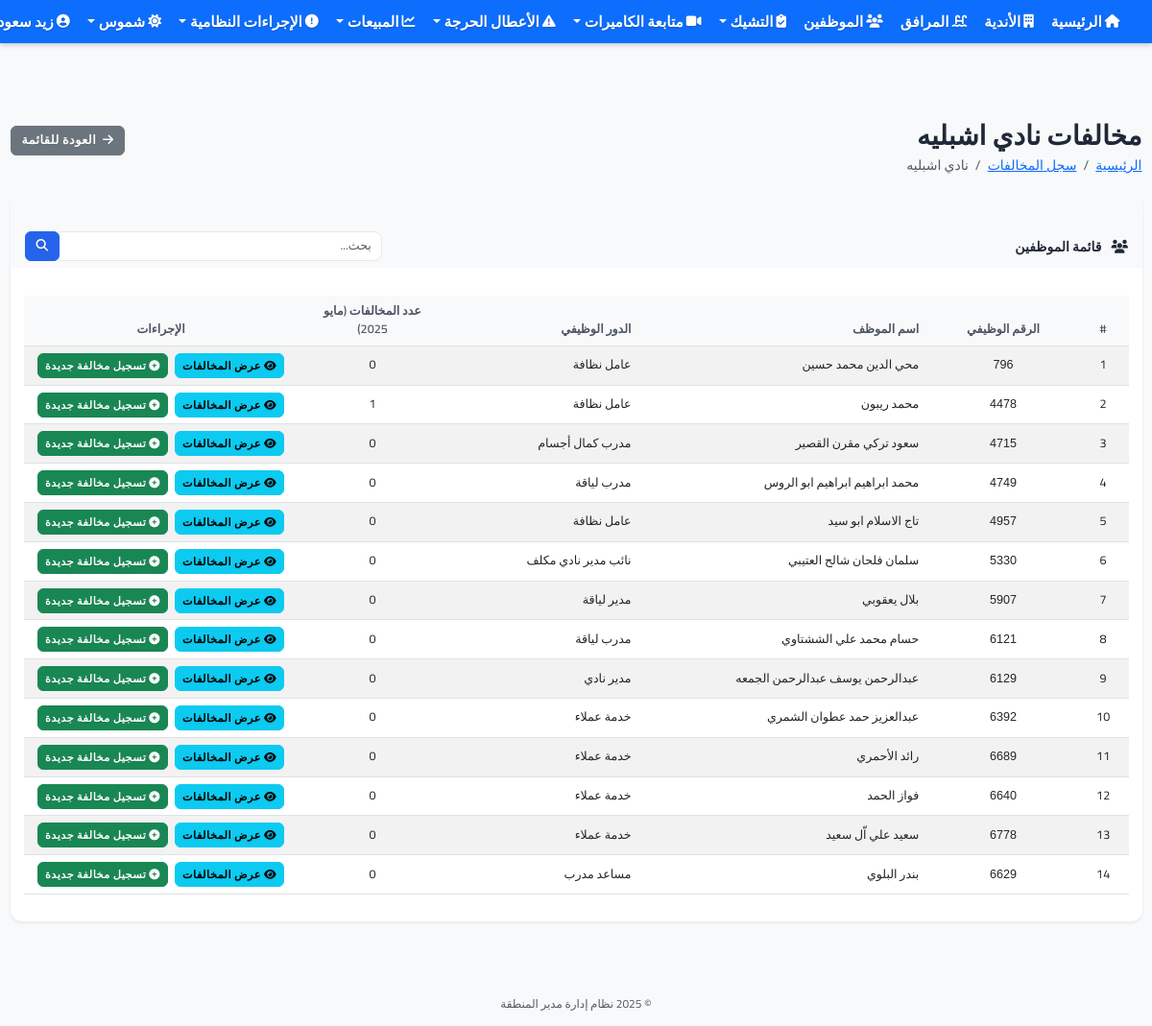
Page /violations/club/2 (signed in) on the committed database.
### app.py (models this page shows, shortened)
class User(UserMixin, db.Model):
    __table__ = db.Table('user', db.metadata,
        db.Column('id', db.Integer, primary_key=True),
        db.Column('username', db.String(64), index=True, unique=True),
        db.Column('name', db.String(100)),
        db.Column('phone', db.String(20)),
        db.Column('password', db.String(128)),
        db.Column('is_admin', db.Boolean, default=False),
        db.Column('role', db.String(50), default='user'),  # الدور: admin, manager, supervisor, user
        extend_existing=True
    )
    permissions = db.relationship('Permission', secondary='user_permission', lazy='subquery',
                               backref=db.backref('users', lazy=True))
    clubs = db.relationship('Club', secondary=user_clubs, lazy='subquery',
                          backref=db.backref('users', lazy=True))
    def has_permission(self, permission_code):
        try:
            if self.is_admin:
                return True
            user_permission_codes = db.session.query(Permission.code).join(
                user_permission,
                (user_permission.c.permission_id == Permission.id) & (user_permission.c.user_id == self.id)
            ).all()
            user_permission_codes = [p[0] for p in user_permission_codes]
            if permission_code in user_permission_codes:
                return True
            role = self.role or 'user'  # استخدام دور المستخدم العادي إذا لم يكن هناك دور محدد
            role_permissions = db.session.query(Permission.code).join(
                db.Table('role_permission', db.metadata,
                    db.Column('role', db.String(50)),
                    db.Column('permission_id', db.Integer, db.ForeignKey('permission.id')),
                    extend_existing=True
                )
            ).filter_by(role=role).all()
            role_permission_codes = [p[0] for p in role_permissions]
            return permission_code in role_permission_codes
        except Exception as e:
            print(f"خطأ في التحقق من الصلاحيات: {str(e)}")
            return False

class Club(db.Model):
    id = db.Column(db.Integer, primary_key=True)
    name = db.Column(db.String(100), nullable=False)
    location = db.Column(db.String(200), nullable=False)
    manager_name = db.Column(db.String(100))
    phone = db.Column(db.String(20))
    facilities = db.relationship('Facility', secondary=club_facilities, lazy='subquery',
                               backref=db.backref('clubs', lazy=True))

class Employee(db.Model):
    id = db.Column(db.Integer, primary_key=True)
    employee_id = db.Column(db.String(20), unique=True, nullable=False)  # الرقم الوظيفي
    name = db.Column(db.String(100), nullable=False)
    position = db.Column(db.String(100), nullable=False)  # الوظيفة
    role = db.Column(db.String(100), nullable=False)  # الدور الوظيفي
    phone = db.Column(db.String(20))
    is_active = db.Column(db.Boolean, default=True)  # الحالة
    club_id = db.Column(db.Integer, db.ForeignKey('club.id'), nullable=False)
    club = db.relationship('Club', backref='employees')

### app.py (the view)
@app.route('/violations/club/<int:club_id>')
@login_required
def violations_club_detail(club_id):
    club = Club.query.get_or_404(club_id)
    if not current_user.is_admin and club not in current_user.clubs:
        flash('ليس لديك صلاحية للوصول إلى هذا النادي')
        return redirect(url_for('violations_clubs_list'))
    search_query = request.args.get('search', '')
    if search_query:
        employees_query = Employee.query.filter(
            Employee.club_id == club_id,
            Employee.name.contains(search_query) | Employee.employee_id.contains(search_query)
        )
    else:
        employees_query = Employee.query.filter_by(club_id=club_id)
    today = date.today()
    month_start = date(today.year, today.month, 1)
    month_end = date(today.year, today.month + 1, 1) if today.month < 12 else date(today.year + 1, 1, 1)
    month_end = month_end - timedelta(days=1)
    arabic_months = [
        'يناير', 'فبراير', 'مارس', 'أبريل', 'مايو', 'يونيو',
        'يوليو', 'أغسطس', 'سبتمبر', 'أكتوبر', 'نوفمبر', 'ديسمبر'
    ]
    current_month_name = f"{arabic_months[today.month - 1]} {today.year}"
    employees = []
    for employee in employees_query.all():
        violations_count = Violation.query.filter(
            Violation.employee_id == employee.id,
            Violation.violation_date >= month_start,
            Violation.violation_date <= month_end
        ).count()
        employee.violations_count = violations_count
        employees.append(employee)
    return render_template('violations/club_detail.html',
                          title=f'مخالفات {club.name}',
                          club=club,
                          employees=employees,
                          search_query=search_query,
                          current_month_name=current_month_name)

### templates/violations/club_detail.html (shortened to what this page needs)
{% extends "base.html" %}
{% block content %}
<div class="d-flex justify-content-between align-items-center mb-4">
    <div>
        <h1 class="mb-1">مخالفات {{ club.name }}</h1>
        <nav aria-label="breadcrumb">
            <ol class="breadcrumb mb-0">
                <li class="breadcrumb-item"><a href="{{ url_for('index') }}">الرئيسية</a></li>
                <li class="breadcrumb-item"><a href="{{ url_for('violations_clubs_list') }}">سجل المخالفات</a></li>
                <li class="breadcrumb-item active" aria-current="page">{{ club.name }}</li>
            </ol>
        </nav>
    </div>
    <div>
        <a href="{{ url_for('violations_clubs_list') }}" class="btn btn-secondary">
            <i class="fas fa-arrow-right me-1"></i> العودة للقائمة
        </a>
    </div>
</div>
<div class="card shadow-sm mb-4">
    <div class="card-header bg-light py-3">
        <div class="row align-items-center">
            <div class="col-md-8">
                <h5 class="mb-0"><i class="fas fa-users me-2"></i> قائمة الموظفين</h5>
            </div>
            <div class="col-md-4">
                <form action="{{ url_for('violations_club_detail', club_id=club.id) }}" method="get" class="d-flex">
                    <div class="input-group">
                        <input type="text" name="search" class="form-control" placeholder="بحث..." value="{{ search_query }}">
                        <button type="submit" class="btn btn-primary">
                            <i class="fas fa-search"></i>
                        </button>
                    </div>
                </form>
            </div>
        </div>
    </div>
    <div class="card-body">
        {% if employees %}
        <div class="table-responsive">
            <table class="table table-striped table-hover align-middle">
                <thead class="table-light">
                    <tr>
                        <th class="text-center" width="5%">#</th>
                        <th class="text-center" width="15%">الرقم الوظيفي</th>
                        <th width="30%">اسم الموظف</th>
                        <th width="20%">الدور الوظيفي</th>
                        <th class="text-center" width="15%">عدد المخالفات ({{ current_month_name }})</th>
                        <th class="text-center" width="25%">الإجراءات</th>
                    </tr>
                </thead>
                <tbody>
                    {% for employee in employees %}
                    <tr>
                        <td class="text-center">{{ loop.index }}</td>
                        <td class="text-center english-number">{{ employee.employee_id }}</td>
                        <td>{{ employee.name }}</td>
                        <td>{{ employee.role }}</td>
                        <td class="text-center">{{ employee.violations_count }}</td>
                        <td class="text-center">
                            <div class="d-flex justify-content-center">
                                <a href="{{ url_for('violations_employee_detail', employee_id=employee.id) }}" class="btn btn-sm btn-info mx-1" style="white-space: nowrap;">
                                    <i class="fas fa-eye"></i> عرض المخالفات
                                </a>
                                {% if current_user.has_permission('add_violation') %}
                                <a href="{{ url_for('new_violation_for_employee', employee_id=employee.id) }}" class="btn btn-sm btn-success mx-1" style="white-space: nowrap;">
                                    <i class="fas fa-plus-circle"></i>  تسجيل مخالفة جديدة
                                </a>
                                {% endif %}
                            </div>
                        </td>
                    </tr>
                    {% endfor %}
                </tbody>
            </table>
        </div>
        {% endif %}
    </div>
</div>
{% endblock %}

### templates/base.html (shortened to what this page needs)
<!DOCTYPE html>
<html lang="ar" dir="rtl">
<head>
    <link rel="stylesheet" href="https://cdn.jsdelivr.net/npm/bootstrap@5.3.0/dist/css/bootstrap.rtl.min.css">
    <link rel="stylesheet" href="https://cdnjs.cloudflare.com/ajax/libs/font-awesome/6.4.0/css/all.min.css" media="print" onload="this.media='all'">
    <link rel="stylesheet" href="{{ url_for('static', filename='css/fix-size.css') }}">
    <link rel="stylesheet" href="{{ url_for('static', filename='css/performance.css') }}">
    <link rel="stylesheet" href="{{ url_for('static', filename='css/compact-style.css') }}?v={{ range(100000, 999999) | random }}">
    <link rel="stylesheet" href="{{ url_for('static', filename='css/navbar-fixed-solution.css') }}?v={{ range(100000, 999999) | random }}">
    <link rel="stylesheet" href="{{ url_for('static', filename='css/navbar-fixed-absolute-new.css') }}?v={{ range(100000, 999999) | random }}">
    <link rel="stylesheet" href="{{ url_for('static', filename='css/dashboard-cards-fix.css') }}?v={{ range(100000, 999999) | random }}">
</head>
<body class="no-margin" style="padding-top: 70px !important; margin: 0 !important; overflow-x: hidden !important;">
    <nav class="navbar navbar-expand-lg navbar-dark bg-primary px-2 fixed-top" style="position: fixed !important; top: 0 !important; left: 0 !important; right: 0 !important; width: 100% !important; z-index: 1030 !important; margin: 0 !important; padding: 0 !important; height: 45px !important; box-shadow: 0 2px 5px rgba(0, 0, 0, 0.2) !important; transform: none !important; transition: none !important; animation: none !important; will-change: auto !important;">
        <div class="container-fluid" style="padding: 0;">
            <div class="collapse navbar-collapse" id="navbarNav">
                <ul class="navbar-nav">
                    {% if current_user.is_authenticated %}
                    <li class="nav-item">
                        <a class="nav-link fw-bold" href="{{ url_for('index') }}">
                            <i class="fas fa-home me-1"></i> الرئيسية
                        </a>
                    </li>
                    <li class="nav-item">
                        <a class="nav-link fw-bold" href="{{ url_for('clubs') }}">
                            <i class="fas fa-building me-1"></i> الأندية
                        </a>
                    </li>
                    <li class="nav-item">
                        <a class="nav-link fw-bold" href="{{ url_for('facilities') }}">
                            <i class="fas fa-swimming-pool me-1"></i> المرافق
                        </a>
                    </li>
                    <li class="nav-item">
                        <a class="nav-link fw-bold" href="{{ url_for('employees') }}">
                            <i class="fas fa-users me-1"></i> الموظفين
                        </a>
                    </li>
                    <li class="nav-item dropdown">
                        <a class="nav-link dropdown-toggle fw-bold" href="#" id="checksDropdown" role="button" data-bs-toggle="dropdown">
                            <i class="fas fa-clipboard-check me-1"></i> التشيك
                        </a>
                    </li>
                    <li class="nav-item dropdown">
                        <a class="nav-link dropdown-toggle fw-bold" href="#" id="cameraDropdown" role="button" data-bs-toggle="dropdown">
                            <i class="fas fa-video me-1"></i> متابعة الكاميرات
                        </a>
                    </li>
                    <li class="nav-item dropdown">
                        <a class="nav-link dropdown-toggle fw-bold" href="#" id="criticalIssuesDropdown" role="button" data-bs-toggle="dropdown">
                            <i class="fas fa-exclamation-triangle me-1"></i> الأعطال الحرجة
                        </a>
                    </li>
                    <li class="nav-item dropdown">
                        <a class="nav-link dropdown-toggle fw-bold" href="#" id="salesDropdown" role="button" data-bs-toggle="dropdown">
                            <i class="fas fa-chart-line me-1"></i> المبيعات
                        </a>
                    </li>
                    <li class="nav-item dropdown">
                        <a class="nav-link dropdown-toggle fw-bold" href="#" id="violationsDropdown" role="button" data-bs-toggle="dropdown">
                            <i class="fas fa-exclamation-circle me-1"></i> الإجراءات النظامية
                        </a>
                    </li>
                    <li class="nav-item dropdown">
                        <a class="nav-link dropdown-toggle fw-bold" href="#" id="shumoosDropdown" role="button" data-bs-toggle="dropdown">
                            <i class="fas fa-sun me-1"></i> شموس
                        </a>
                    </li>
                    {% endif %}
                </ul>
                <ul class="navbar-nav ms-auto">
                    {% if current_user.is_authenticated %}
                    <li class="nav-item dropdown">
                        <a class="nav-link dropdown-toggle fw-bold" href="#" id="navbarDropdown" role="button" data-bs-toggle="dropdown">
                            <i class="fas fa-user-circle me-1"></i> {{ current_user.name }}
                        </a>
                    </li>
                    {% else %}
                    <li class="nav-item">
                        <a class="nav-link fw-bold" href="{{ url_for('login') }}">
                            <i class="fas fa-sign-in-alt me-1"></i> تسجيل الدخول
                        </a>
                    </li>
                    {% endif %}
                </ul>
            </div>
        </div>
    </nav>
    <main class="container-fluid px-3" style="margin-top: 20px !important; padding-top: 20px !important;">
        {% block content %}{% endblock %}
    </main>
    <footer class="footer mt-5 py-3 bg-light">
        <div class="container text-center">
            <span class="text-muted">© 2025 نظام إدارة مدير المنطقة</span>
        </div>
    </footer>
</body>
</html>

### rows in the picture
User: name "زيد…"
Club: name "نادي اشبليه"
Employee: employee_id "796", name "محي الدين محمد حسين", role "عامل نظافة", violations_count "0"
Employee: employee_id "4478", name "محمد ريبون", role "عامل نظافة", violations_count "1"
Employee: employee_id "4715", name "سعود تركي مقرن القصير", role "مدرب كمال أجسام", violations_count "0"
Employee: employee_id "4749", name "محمد ابراهيم ابراهيم ابو الروس", role "مدرب لياقة", violations_count "0"
Employee: employee_id "4957", name "تاج الاسلام ابو سيد", role "عامل نظافة", violations_count "0"
Employee: employee_id "5330", name "سلمان فلحان شالح العتيبي", role "نائب مدير نادي مكلف", violations_count "0"
Employee: employee_id "5907", name "بلال يعقوبي", role "مدير لياقة", violations_count "0"
Employee: employee_id "6121", name "حسام محمد علي الششتاوي", role "مدرب لياقة", violations_count "0"
Employee: employee_id "6129", name "عبدالرحمن يوسف عبدالرحمن الجمعه", role "مدير نادي", violations_count "0"
Employee: employee_id "6392", name "عبدالعزيز حمد عطوان الشمري", role "خدمة عملاء", violations_count "0"
Employee: employee_id "6689", name "رائد الأحمري", role "خدمة عملاء", violations_count "0"
Employee: employee_id "6640", name "فواز الحمد", role "خدمة عملاء", violations_count "0"
Employee: employee_id "6778", name "سعيد علي اّل سعيد", role "خدمة عملاء", violations_count "0"
Employee: employee_id "6629", name "بندر البلوي", role "مساعد مدرب", violations_count "0"
